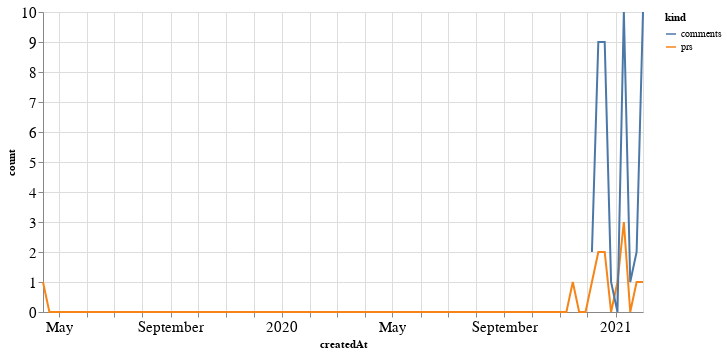

Notebook code for this chart:
### Code cell
alt.Chart(total_time, width=600).mark_line().encode(
    x='createdAt',
    y='count',
    color='kind'
)

### Figure 1 — Vega-Lite specification as saved in the notebook (floating-point values rounded to 4 significant figures; data arrays with more than 128 entries replaced by an {"elided": "..."} marker saying what was removed)
{"config": {"axisLeft": {"labelFontSize": 15}, "axisBottom": {"labelFontSize": 15}}, "data": {"name": "data-c84c0fd34c9de6c882c9697fed6370b4"}, "mark": "line", "encoding": {"color": {"type": "nominal", "field": "kind"}, "x": {"type": "temporal", "field": "createdAt"}, "y": {"type": "quantitative", "field": "count"}}, "width": 600, "$schema": "https://vega.github.io/schema/vega-lite/v4.8.1.json", "datasets": {"data-c84c0fd34c9de6c882c9697fed6370b4": {"elided": "190 records"}}}
